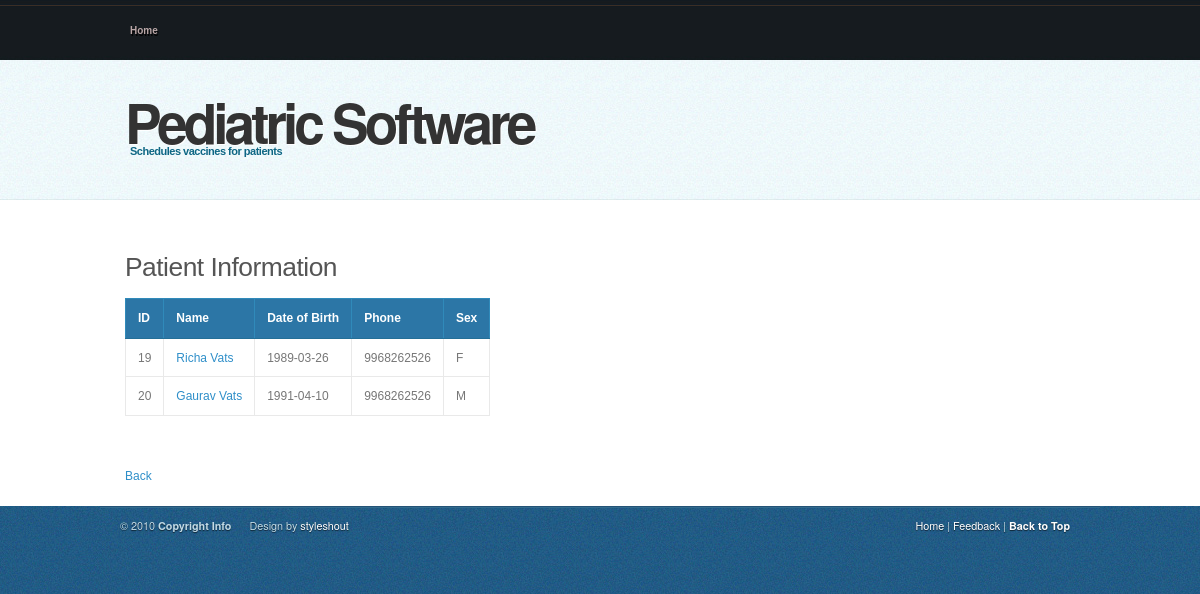
The page /show.php on the database as committed earlier.
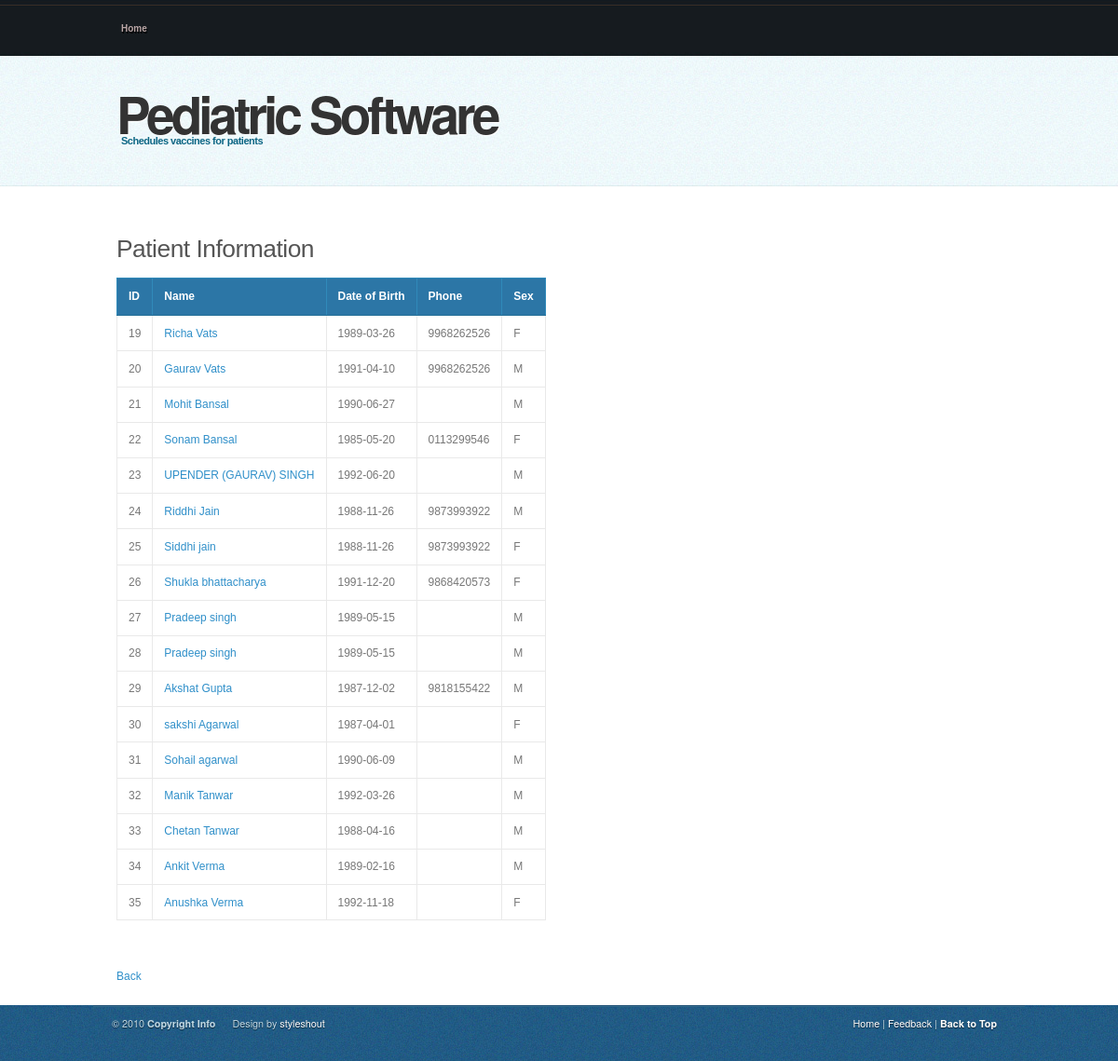
The same page on the database as committed later.
### tables this page shows
CREATE TABLE IF NOT EXISTS `patients` (
  `id` int(11) NOT NULL AUTO_INCREMENT,
  `id_dob` varchar(6) NOT NULL,
  `name` varchar(25) NOT NULL,
  `first_name` varchar(25) NOT NULL,
  `middle_name` varchar(25) DEFAULT NULL,
  `last_name` varchar(25) NOT NULL,
  `father_name` varchar(25) DEFAULT NULL,
  `father_occ` varchar(25) DEFAULT NULL,
  `mother_name` varchar(25) DEFAULT NULL,
  `mother_occ` varchar(25) DEFAULT NULL,
  `address` varchar(100) DEFAULT NULL,
  `sibling` int(11) NOT NULL DEFAULT '0',
  `pin` varchar(6) DEFAULT NULL,
  `res_phone` varchar(10) DEFAULT NULL,
  `office_phone` varchar(10) DEFAULT NULL,
  `dob` date NOT NULL,
  `email` varchar(100) DEFAULT NULL,
  `phone` varchar(15) DEFAULT NULL,
  `sex` enum('M','F') NOT NULL DEFAULT 'M',
  `born_at` varchar(25) DEFAULT NULL,
  `mode_of_delivery` enum('Normal','Caesarean','Forceps','Vacuum') DEFAULT 'Normal',
  `birth_weight` varchar(10) DEFAULT NULL,
  `comp_preg` varchar(25) DEFAULT 'No',
  `comp_deli` varchar(25) DEFAULT 'No',
  `cry_birth` varchar(25) DEFAULT 'Yes',
  `admit_hospital` varchar(25) DEFAULT 'No',
  `injury_child` varchar(25) DEFAULT 'No',
  `prev_surgery` varchar(25) DEFAULT 'No',
  `allergy_child` varchar(25) DEFAULT 'No',
  `other_info` varchar(25) DEFAULT 'No',
  `diabetes` varchar(25) DEFAULT 'No',
  `asthma` varchar(25) DEFAULT 'No',
  `cardiac` varchar(25) DEFAULT 'No',
  `hypertension` varchar(25) DEFAULT 'No',
  `tuberculosis` varchar(25) DEFAULT 'No',
  `other_fam_history` varchar(25) DEFAULT 'No',
  `breast_feed_month` varchar(10) DEFAULT NULL,
  `solid_month` varchar(10) DEFAULT NULL,
  PRIMARY KEY (`id`)
);

### show.php (the view)
<?php include('header.php'); ?>
<h3>Patient Information</h3>
<table>
	<tbody>
		<tr>
			<th>ID</th>
			<th>Name</th>
			<th>Date of Birth</th>
			<th>Phone</th>
			<th>Sex</th>
		</tr>
		<?php $result = mysqli_query($link, "SELECT * FROM patients WHERE 1");
		while($row = mysqli_fetch_assoc($result))
		{
			echo "<tr>";
			echo "<td>".$row['id']."</td>";
			echo "<td><a href=edit-sched.php?id=".$row['id'].">";
			echo $row['name'];
			echo "</a></td>";
			echo "<td>".$row['dob']."</td>";
			echo "<td>".$row['phone']."</td>";
			echo "<td>".$row['sex']."</td>";
			echo "</tr>";
		}
		?>
	</tbody>
</table>
<?php include('footer.php'); ?>

### header.php (shortened to what this page needs)
<!DOCTYPE html>
<head>
<?php
$currentFile = $_SERVER["SCRIPT_NAME"];
$parts = Explode('/', $currentFile);
$currentFile = $parts[count($parts) - 1];
?>
<link rel="stylesheet" type="text/css" media="screen" href="css/screen.css" />
<link type="text/css" href="css/ui-lightness/jquery-ui-1.8.21.custom.css" rel="stylesheet" />
</head>
<body>
<div id="header-wrap"><div id="header">
	<h1 id="logo-text"><a href="index.php" title="">Pediatric Software</a></h1>
	<p id="slogan">Schedules vaccines for patients</p>
	<div  id="nav">
		<ul>
			<li <?php if($currentFile=="index.php") { ?> id="current" <?php }?>><a href="index.php">Home</a></li>
		</ul>
	</div>
</div></div>
<div id="content-wrap" class="clear" >
   <div id="content">
	   <div id="main">

### footer.php
<div style="margin:50px 0 0 25px;"><a href="javascript:history.go(-1);">Back</a></div>
		</div>
	</div>
</div>
<div id="footer-bottom">
	<p class="bottom-left">
		&copy; 2010 <strong>Copyright Info</strong>&nbsp; &nbsp; &nbsp;
		Design by <a href="http://www.styleshout.com/">styleshout</a>
	</p>
	<p class="bottom-right">
		<a href="index.php">Home</a> |
		<a href="mailto:apoorvumang@gmail.com?subject=Feedback">Feedback</a> |
      <strong><a href="#top">Back to Top</a></strong>
   </p>
</div>
</body>
</html>

### css/coolblue.css (style rules this page uses)
body { font: 12px/170% 'Lucida Grande', 'Lucida Sans Unicode', Geneva, Verdana, Sans-Serif; color: #777; margin: 0; padding: 0; background: url(../images/bg.jpg); }
a:link, a:visited { text-decoration: none; color: #2f8fc9; }
h1, h2, h3, h4 { font: bold 1em/1.5em 'Lucida Grande', 'Lucida Sans Unicode', Geneva, Verdana, Sans-Serif; color: #555; margin: 8px 25px; }
h1 { font-size: 3.7em; font-weight: normal; letter-spacing: -2px; }
h3 { font-size: 2.2em; font-weight: normal; letter-spacing: -0.5px; padding-top: 15px; }
ul, ol { margin: 10px 25px; padding: 0 20px; }
ul { list-style: disc; }
p, dl { margin: 10px 25px; }
strong { font-weight: bold; }
table { border-collapse: collapse; margin: 10px 25px; }
tr { background: #FFF; }
th, td { text-align: left; border-width: 1px; border-style: solid; }
th { padding: .8em 1em; background: #2C76A6; border-color: #308ABA #308ABA #246F97 #308ABA; color: #fff; font-weight: bold; }
td { border-color: #E9E9E9; padding: .7em 1em; }
#header-wrap { float: left; height: 200px; width: 100%; background: url(../images/header-bg.jpg) repeat-x; }
#header { position: relative; margin: 0 auto; width: 1000px; }
#header h1#logo-text { margin: 0; padding: 0; }
#header h1#logo-text a { position: absolute; margin: 0; padding: 0 5px 0 0; font: bold 55px 'Trebuchet MS', 'Helvetica Neue', Arial, Sans-Serif; letter-spacing: -4px; color: #333; text-decoration: none; top: 82px; left: 25px; }
#header p#slogan { position: absolute; margin: 0; padding: 0 5px 0 0; font-family: 'Lucida Grande', 'Lucida Sans Unicode', Geneva, Verdana, Sans-Serif; font-weight: bold; font-size: 11px; line-height: 1.8em; font-style: normal; letter-spacing: -.5px; color: #0d6684; top: 142px; left: 30px; }
#header #nav { position: absolute; left: 15px; top: 25px; margin: 0; padding: 0; width: 950px; }
#header #nav ul { float: left; list-style: none; margin: 0; padding: 0; height: 45px; }
#header #nav ul li { float: left; margin: 0; padding: 0; }
#header #nav ul li a { float:left; margin: 0; padding: 0 0px 29px 15px; color: #baa7a7; font: bold 10px 'Lucida Grande', 'Lucida Sans Unicode', Geneva, Verdana, Sans-Serif; }
#content-wrap { clear: both; margin: 0; padding: 0; background: #fff; width: 100%; float: left; }
#content { width: 1000px; margin: 0 auto; padding: 0 0 20px 0; overflow: hidden; }
#main { float: left; margin: 0; padding: 25px 0 0 0; width: 740px; }
#footer-bottom { clear: both; width: 1000px; font-size: .9em; margin: 0 auto; padding-top: 10px; font-family: 'Trebuchet MS', 'Helvetica Neue', Arial, sans-serif; font-size: .9em; color: #C2DBE7; overflow: hidden; background: url(../images/footer-line.gif) repeat-x left top; }
#footer-bottom a { color: #fff; }
#footer-bottom p.bottom-left { float: left; display: inline; margin: 0 0 30px 20px; padding: 0; width: 600px; text-align: left; }
#footer-bottom p.bottom-right { float: right; display: inline; margin: 0 30px 30px 0; padding: 0; width: 320px; text-align: right; }
.clear { display:inline-block; }
.clear:after { display:block; visibility:hidden; clear:both; height:0; content: " "; }

### css/enhancements.css (style rules this page uses)
#header h1#logo-text a { text-shadow: 1px 1px 0 #fff; }
#header #nav ul, #header p#rss a { text-shadow: 1px 2px 0 rgba(0,0,0,0.9); }
#footer-outer, #footer-bottom { text-shadow: 0 1px 1px rgba(0, 0, 0, 0.6); }

Rows that differ between the two databases and show on the page:
added patients: id "21", name "Mohit Bansal", dob "1990-06-27", sex "M"
added patients: id "22", name "Sonam Bansal", dob "1985-05-20", phone "0113299546", sex "F"
added patients: id "23", name "UPENDER (GAURAV) SINGH", dob "1992-06-20", sex "M"
added patients: id "24", name "Riddhi Jain", dob "1988-11-26", phone "9873993922", sex "M"
added patients: id "25", name "Siddhi jain", dob "1988-11-26", phone "9873993922", sex "F"
added patients: id "26", name "Shukla bhattacharya", dob "1991-12-20", phone "9868420573", sex "F"
added patients: id "27", name "Pradeep singh", dob "1989-05-15", sex "M"
added patients: id "28", name "Pradeep singh", dob "1989-05-15", sex "M"
added patients: id "29", name "Akshat Gupta", dob "1987-12-02", phone "9818155422", sex "M"
added patients: id "30", name "sakshi Agarwal", dob "1987-04-01", sex "F"
added patients: id "31", name "Sohail agarwal", dob "1990-06-09", sex "M"
added patients: id "32", name "Manik Tanwar", dob "1992-03-26", sex "M"
added patients: id "33", name "Chetan Tanwar", dob "1988-04-16", sex "M"
added patients: id "34", name "Ankit Verma", dob "1989-02-16", sex "M"
added patients: id "35", name "Anushka Verma", dob "1992-11-18", sex "F"
